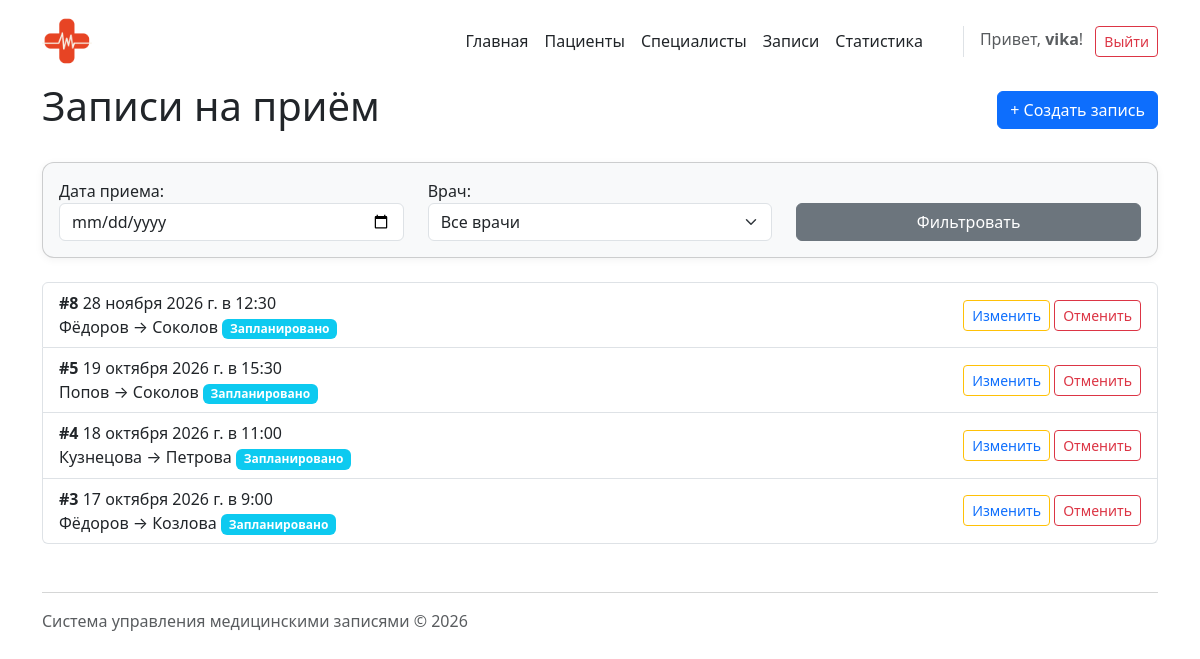
The app's page /appointments/ (signed in), older data.
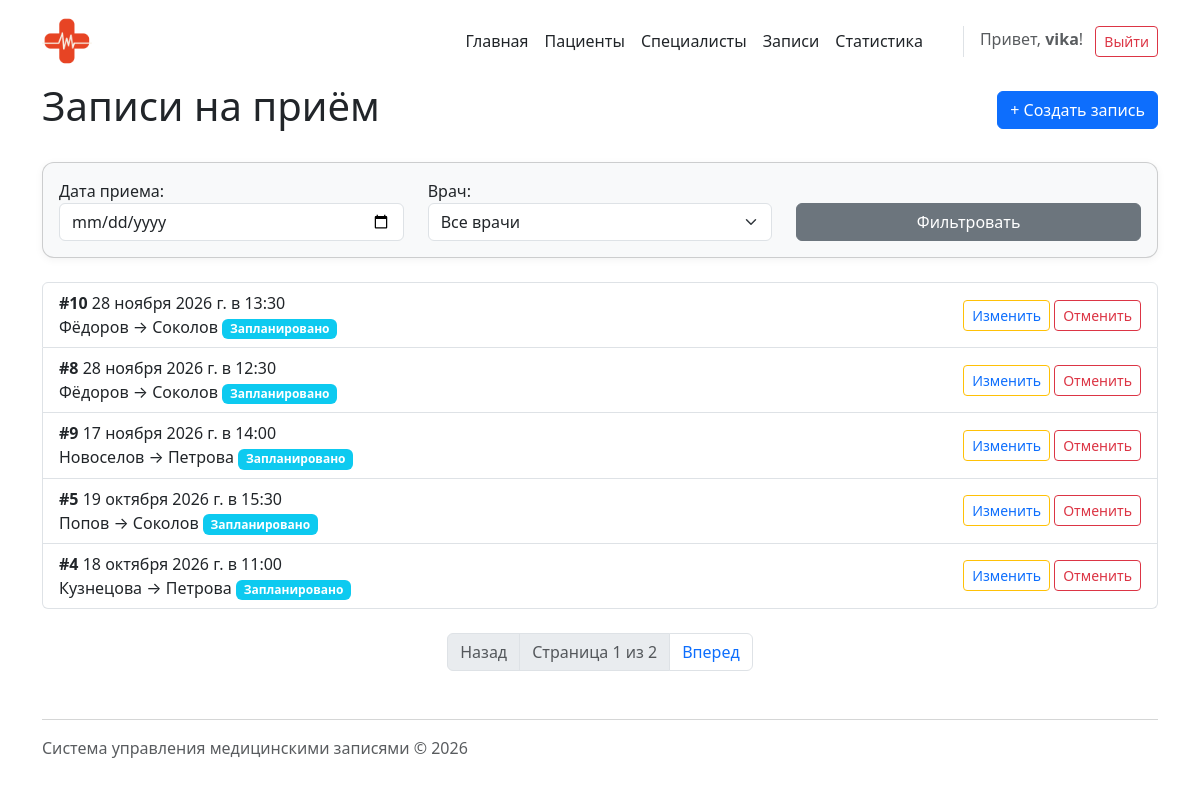
The same page, newer data.
### appointments/models.py (models this page shows, shortened)
class Appointment(models.Model):
    class Status(models.TextChoices):
        SCHEDULED = 'scheduled', 'Запланировано'
        COMPLETED = 'completed', 'Завершено'
        CANCELLED = 'cancelled', 'Отменено'
    patient = models.ForeignKey(Patient, on_delete=models.CASCADE, related_name="appointments", verbose_name="Пациент")
    specialist = models.ForeignKey(Specialist, on_delete=models.PROTECT, related_name="appointments", verbose_name="Специалист")
    appointment_date = models.DateField(verbose_name="Дата приема")
    appointment_time = models.TimeField(verbose_name="Время приема")
    status = models.CharField(
        max_length=20,
        choices=Status.choices,
        default=Status.SCHEDULED,
        verbose_name="Статус"
    )
    complaint = models.TextField(blank=True, null=True, verbose_name="Жалобы")
    diagnosis = models.TextField(blank=True, null=True, verbose_name="Диагноз")
    notes = models.TextField(blank=True, null=True, verbose_name="Заметки")
    objects = AppointmentQuerySet.as_manager()
    class Meta:
        verbose_name = "Запись на прием"
        verbose_name_plural = "Записи на прием"

### patients/models.py (models this page shows, shortened)
class Patient(models.Model):
    first_name = models.CharField(max_length=100, verbose_name="Имя")
    last_name = models.CharField(max_length=100, verbose_name="Фамилия")
    birth_date = models.DateField(verbose_name="Дата рождения")
    phone = models.CharField(max_length=20, verbose_name="Телефон")
    email = models.EmailField(verbose_name="Email")
    insurance_policy = models.CharField(max_length=50, unique=True, verbose_name="Полис")
    address = models.TextField(blank=True, null=True, verbose_name="Адрес")
    slug = models.SlugField(max_length=255, unique=True, blank=True, null=True, verbose_name="URL-идентификатор")
    full_name = models.GeneratedField(
        expression=Concat('last_name', Value(' '), 'first_name'),
        output_field=models.CharField(max_length=205),
        db_persist=True,
        verbose_name="Полное имя"
    )
    class Meta:
        verbose_name = "Пациент"
        verbose_name_plural = "Пациенты"

### specialists/models.py (models this page shows)
class Specialist(models.Model):
    first_name = models.CharField(max_length=100, verbose_name="Имя")
    last_name = models.CharField(max_length=100, verbose_name="Фамилия")
    speciality = models.CharField(max_length=100, verbose_name="Специальность")
    phone = models.CharField(max_length=20, verbose_name="Телефон")
    email = models.EmailField(verbose_name="Email")
    experience_years = models.PositiveIntegerField(default=0, verbose_name="Стаж (лет)")
    class Meta:
        verbose_name = "Специалист"
        verbose_name_plural = "Специалисты"
    def __str__(self):
        return f"{self.last_name} {self.first_name} ({self.speciality})"

### appointments/views.py (the view)
# urls.py: path('', views.AppointmentListView.as_view(), name='list'),
class AppointmentListView(LoginRequiredMixin, DataMixin, ListView):
    model = Appointment
    template_name = 'appointments/appointment_list.html'
    context_object_name = 'appointments'
    paginate_by = 5
    title = 'Записи на прием'
    def get_queryset(self):
        queryset = Appointment.objects.active().select_related('patient', 'specialist')
        form = AppointmentFilterForm(self.request.GET or None)
        if form.is_bound and form.is_valid():
            if form.cleaned_data.get('date'):
                queryset = queryset.filter(appointment_date=form.cleaned_data['date'])
            if form.cleaned_data.get('specialist'):
                queryset = queryset.filter(specialist=form.cleaned_data['specialist'])
        return queryset.order_by('-appointment_date', '-appointment_time')
    def get_context_data(self, **kwargs):
        context = super().get_context_data(**kwargs)
        context['form'] = AppointmentFilterForm(self.request.GET or None)
        return context

### appointments/forms.py
class AppointmentFilterForm(forms.Form):
    date = forms.DateField(
        required=False,
        label="Дата приема",
        widget=forms.DateInput(attrs={'type': 'date', 'class': 'form-control'})
    )
    specialist = forms.ModelChoiceField(
        queryset=Specialist.objects.all(),
        required=False,
        label="Врач",
        empty_label="Все врачи",
        widget=forms.Select(attrs={'class': 'form-select'})
    )

### appointments/mixins.py (called while the page is built)
    def get_context_data(self, **kwargs):
        context = super().get_context_data(**kwargs)
        if self.title:
            context['title'] = self.title
        return context

### appointments/models.py (called while the page is built)
    def active(self):
        return self.filter(status=Appointment.Status.SCHEDULED)

### patients/context_processors.py (called while the page is built)
def site_settings(request):
    return {
        'site_name': 'Медзаписи',
    }

### appointments/templates/appointments/appointment_list.html (shortened to what this page needs)
{% extends "base.html" %}
{% block content %}
<div class="d-flex justify-content-between align-items-center mb-4">
    <h1>Записи на приём</h1>
    <a href="{% url 'appointments:create' %}" class="btn btn-primary">+ Создать запись</a>
</div>
<form method="get" class="card card-body mb-4 bg-light">
    <div class="row align-items-end">
        <div class="col-md-4">
            {{ form.date.label_tag }}
            {{ form.date }}
        </div>
        <div class="col-md-4">
            {{ form.specialist.label_tag }}
            {{ form.specialist }}
        </div>
        <div class="col-md-4">
            <button type="submit" class="btn btn-secondary w-100">Фильтровать</button>
        </div>
    </div>
</form>
<ul class="list-group">
    {% for app in appointments %}
    <li class="list-group-item d-flex justify-content-between align-items-center">
        <div>
            <strong>#{{ app.id }}</strong>
            {{ app.appointment_date }} в {{ app.appointment_time }}<br>
            {{ app.patient.last_name }} → {{ app.specialist.last_name }}
            <span class="badge bg-info">{{ app.get_status_display }}</span>
        </div>
        <div>
            <a href="{% url 'appointments:edit' app.id %}" class="btn btn-sm btn-outline-warning">Изменить</a>
            {% if app.status == 'scheduled' %}
            <form action="{% url 'appointments:cancel' app.id %}" method="post" class="d-inline">
                <button type="submit" class="btn btn-sm btn-outline-danger" onclick="return confirm('Отменить прием?');">Отменить</button>
            </form>
            {% endif %}
        </div>
    </li>
    {% empty %}
    <li class="list-group-item text-muted">Записей нет</li>
    {% endfor %}
</ul>
{% if page_obj.has_other_pages %}
    <nav aria-label="Page navigation" class="mt-4">
        <ul class="pagination justify-content-center">
            {% if page_obj.has_previous %}
                <li class="page-item">
                    <a class="page-link" href="?page={{ page_obj.previous_page_number }}{% if request.GET.date %}&date={{ request.GET.date }}{% endif %}{% if request.GET.specialist %}&specialist={{ request.GET.specialist }}{% endif %}">Назад</a>
                </li>
            {% else %}
                <li class="page-item disabled"><span class="page-link">Назад</span></li>
            {% endif %}
            <li class="page-item disabled">
                <span class="page-link">Страница {{ page_obj.number }} из {{ page_obj.paginator.num_pages }}</span>
            </li>
            {% if page_obj.has_next %}
                <li class="page-item">
                    <a class="page-link" href="?page={{ page_obj.next_page_number }}">Вперед</a>
                </li>
            {% else %}
                <li class="page-item disabled"><span class="page-link">Вперед</span></li>
            {% endif %}
        </ul>
    </nav>
{% endif %}
{% endblock %}

Row changes from the older to the newer data that the page shows:
no longer on this page (row unchanged): Appointment: id "3", appointment_date "17 октября 2026 г.", appointment_time "9:00", patient.last_name "Фёдоров", specialist.last_name "Козлова", status "Запланировано", shows "Отменить"
added Appointment: id "10", appointment_date "28 ноября 2026 г.", appointment_time "13:30", patient.last_name "Фёдоров", specialist.last_name "Соколов", status "Запланировано", shows "Отменить"
added Appointment: id "9", appointment_date "17 ноября 2026 г.", appointment_time "14:00", patient.last_name "Новоселов", specialist.last_name "Петрова", status "Запланировано", shows "Отменить"
Text that changed along with them:
{{ page_obj.number }}: (not shown) → "1"
{{ page_obj.paginator.num_pages }}: (not shown) → "2"
text now shown: "Назад Страница из Вперед"
